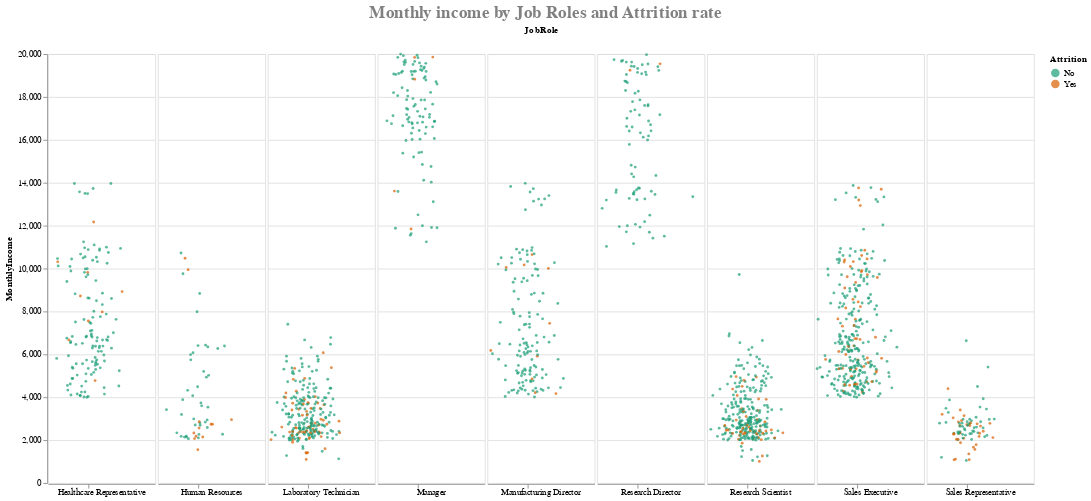

The cell this chart's notebook holds for it:
### Code cell
stripplot =  alt.Chart(df_, width=120,  title="Monthly income by Job Roles and Attrition rate").mark_circle(size=11).encode(
    #color = "Attrition",
    color=alt.Color('Attrition', scale=alt.Scale(scheme='dark2')),
    x=alt.X(
        'jitter:Q',
        title=None,
        axis=alt.Axis(values=[0], ticks=True, grid=False, labels=False),
        scale=alt.Scale()
    ),
    y=alt.Y('MonthlyIncome:Q'),
    #color=alt.Color('JobRole:N', legend=None),
    column=alt.Column(
        'JobRole:N',
        header=alt.Header(
            labelAngle=0,
            titleOrient='top',
            labelOrient='bottom',
            labelAlign='center',
            labelPadding=10,
        ),
    ),
    
    tooltip = ["JobRole", "MonthlyIncome"]
).transform_calculate(
    # Generate Gaussian jitter with a Box-Muller transform
    jitter='sqrt(-2*log(random()))*cos(2*PI*random())'
).configure_facet(
    spacing=0
).properties(
    width=125,
    height=500
).configure_title(
    fontSize=20,
    anchor='middle',  # <---- does not take effect, why?
    color='gray'
)
stripplot

### Figure 1 — Vega-Lite specification as saved in the notebook (floating-point values rounded to 4 significant figures; data arrays with more than 128 entries replaced by an {"elided": "..."} marker saying what was removed)
{"config": {"view": {"continuousWidth": 400, "continuousHeight": 300}, "facet": {"spacing": 0}, "title": {"anchor": "middle", "color": "gray", "fontSize": 20}}, "data": {"name": "data-60b8021c7d9105c0a527297ef812f6ba"}, "mark": {"type": "circle", "size": 11}, "encoding": {"color": {"field": "Attrition", "scale": {"scheme": "dark2"}, "type": "nominal"}, "column": {"field": "JobRole", "header": {"labelAlign": "center", "labelAngle": 0, "labelOrient": "bottom", "labelPadding": 10, "titleOrient": "top"}, "type": "nominal"}, "tooltip": [{"field": "JobRole", "type": "nominal"}, {"field": "MonthlyIncome", "type": "quantitative"}], "x": {"axis": {"grid": false, "labels": false, "ticks": true, "values": [0]}, "field": "jitter", "scale": {}, "title": null, "type": "quantitative"}, "y": {"field": "MonthlyIncome", "type": "quantitative"}}, "height": 500, "title": "Monthly income by Job Roles and Attrition rate", "transform": [{"calculate": "sqrt(-2*log(random()))*cos(2*PI*random())", "as": "jitter"}], "width": 125, "$schema": "https://vega.github.io/schema/vega-lite/v4.17.0.json", "datasets": {"data-60b8021c7d9105c0a527297ef812f6ba": {"elided": "1470 records"}}}
